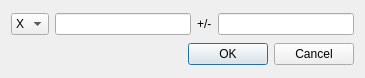
<?xml version="1.0" encoding="UTF-8"?>
<ui version="4.0">
 <class>Dialog</class>
 <widget class="QDialog" name="Dialog">
  <property name="geometry">
   <rect>
    <x>0</x>
    <y>0</y>
    <width>365</width>
    <height>78</height>
   </rect>
  </property>
  <property name="windowTitle">
   <string>Dialog</string>
  </property>
  <layout class="QGridLayout" name="gridLayout">
   <item row="0" column="0">
    <widget class="QComboBox" name="comboBox_coordDir">
     <item>
      <property name="text">
       <string>X</string>
      </property>
     </item>
     <item>
      <property name="text">
       <string>Y</string>
      </property>
     </item>
     <item>
      <property name="text">
       <string>Z</string>
      </property>
     </item>
    </widget>
   </item>
   <item row="0" column="1">
    <widget class="QLineEdit" name="lineEdit_value"/>
   </item>
   <item row="0" column="2">
    <widget class="QLabel" name="label_resolution">
     <property name="text">
      <string>+/-</string>
     </property>
    </widget>
   </item>
   <item row="0" column="3">
    <widget class="QLineEdit" name="lineEdit_resolution"/>
   </item>
   <item row="1" column="0" colspan="4">
    <widget class="QDialogButtonBox" name="buttonBox">
     <property name="orientation">
      <enum>Qt::Horizontal</enum>
     </property>
     <property name="standardButtons">
      <set>QDialogButtonBox::Cancel|QDialogButtonBox::Ok</set>
     </property>
    </widget>
   </item>
  </layout>
 </widget>
 <resources/>
 <connections>
  <connection>
   <sender>buttonBox</sender>
   <signal>accepted()</signal>
   <receiver>Dialog</receiver>
   <slot>accept()</slot>
   <hints>
    <hint type="sourcelabel">
     <x>248</x>
     <y>254</y>
    </hint>
    <hint type="destinationlabel">
     <x>157</x>
     <y>274</y>
    </hint>
   </hints>
  </connection>
  <connection>
   <sender>buttonBox</sender>
   <signal>rejected()</signal>
   <receiver>Dialog</receiver>
   <slot>reject()</slot>
   <hints>
    <hint type="sourcelabel">
     <x>316</x>
     <y>260</y>
    </hint>
    <hint type="destinationlabel">
     <x>286</x>
     <y>274</y>
    </hint>
   </hints>
  </connection>
 </connections>
</ui>
